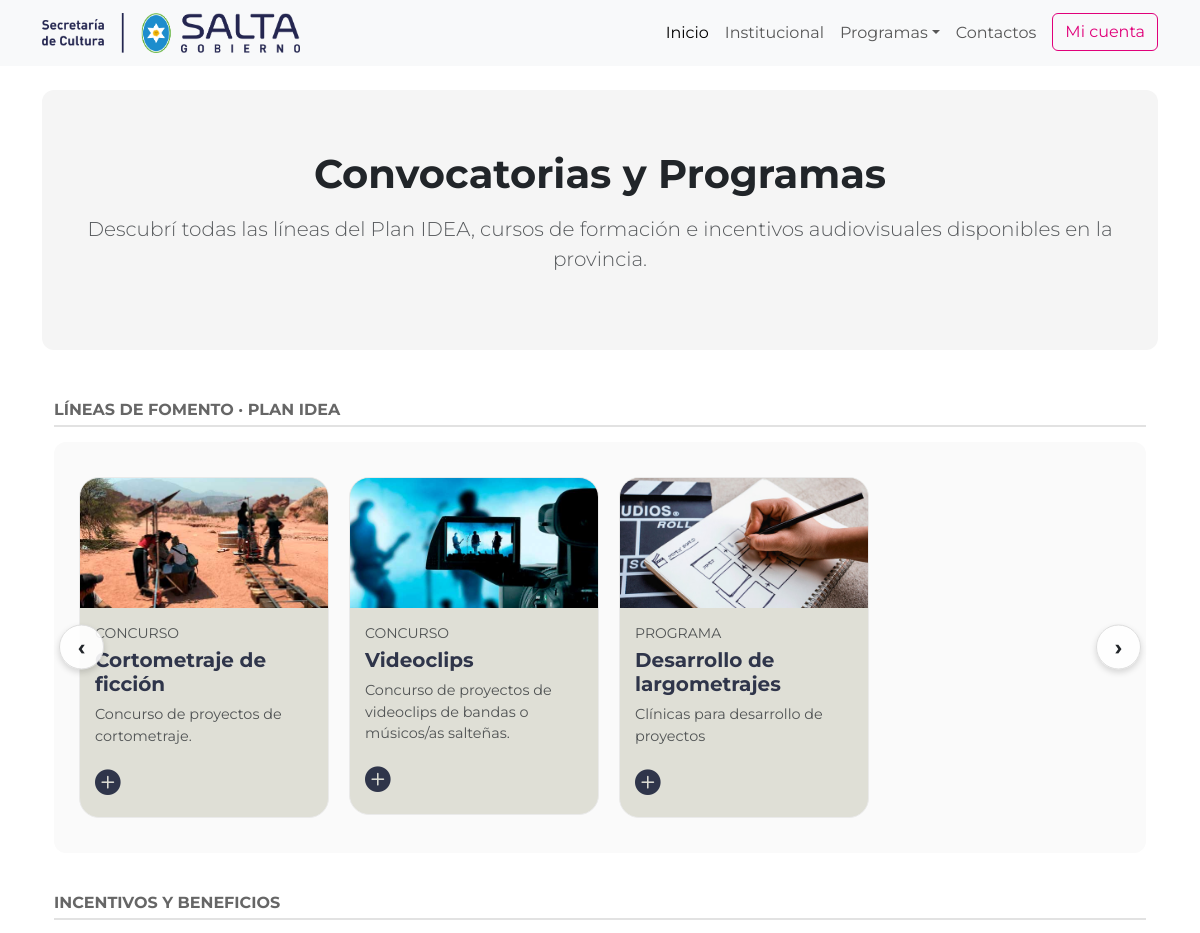
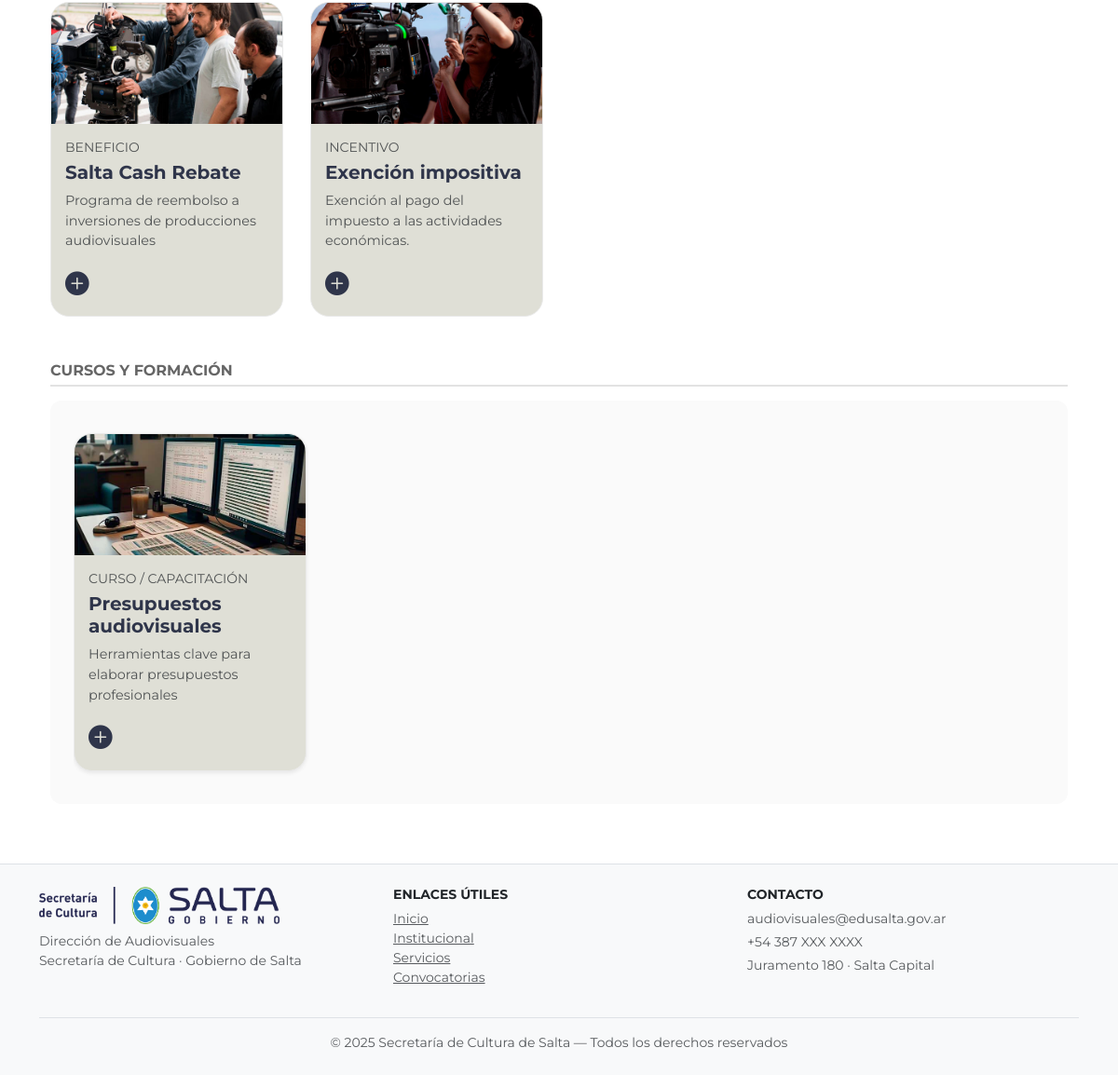
The app's page /convocatorias/ with its own data (2 pictures, top to bottom).
### convocatorias/models.py (models this page shows, shortened)
class Convocatoria(models.Model):
    titulo = models.CharField(max_length=200)
    slug = models.SlugField(unique=True, blank=True)
    descripcion_corta = models.TextField(blank=True)
    descripcion_larga = models.TextField(blank=True)
    url_curso = models.URLField(
        "URL del curso asincrónico",
        blank=True,
        null=True,
        help_text="Solo completar si el curso es asincrónico."
    )
    categoria = models.CharField(max_length=20, choices=CATEGORIAS)
    tematica_genero = models.CharField(max_length=200, blank=True)
    linea = models.CharField(max_length=20, choices=LINEAS)
    requisitos = models.TextField(blank=True)
    beneficios = models.TextField(blank=True)
    bases_pdf = models.FileField(
        upload_to="convocatorias/bases/",
        blank=True,
        null=True
    )
    imagen = models.ImageField(
        upload_to="convocatorias/img/",
        blank=True,
        null=True
    )
    fecha_inicio = models.DateField()
    fecha_fin = models.DateField()
    bloque_personas = models.CharField(
        max_length=20,
        choices=BLOQUE_PERSONAS_TITULO,
        default="JURADO"
    )
    jurado1_nombre = models.CharField(max_length=200, blank=True)
    jurado1_foto = models.ImageField(upload_to="convocatorias/jurados/", blank=True, null=True)
    jurado1_bio = models.TextField(blank=True)
    jurado2_nombre = models.CharField(max_length=200, blank=True)
    jurado2_foto = models.ImageField(upload_to="convocatorias/jurados/", blank=True, null=True)
    jurado2_bio = models.TextField(blank=True)
    jurado3_nombre = models.CharField(max_length=200, blank=True)
    jurado3_foto = models.ImageField(upload_to="convocatorias/jurados/", blank=True, null=True)
    jurado3_bio = models.TextField(blank=True)
    orden = models.PositiveIntegerField(default=0)
    url_destino = models.CharField(max_length=300, blank=True)
    class Meta:
        ordering = ["orden", "-fecha_inicio"]

### convocatorias/views.py (the view)
def convocatorias_home(request):
    return render(
        request,
        "convocatorias/convocatoria_home.html",
        {
            "fomento": Convocatoria.objects.filter(linea="fomento").order_by("orden"),
            "formacion": Convocatoria.objects.filter(linea="formacion").order_by("orden"),
            "beneficio": Convocatoria.objects.filter(linea="beneficio").order_by("orden"),
            "incentivo": Convocatoria.objects.filter(linea="incentivo").order_by("orden"),
        },
    )

### convocatorias/templates/convocatorias/convocatoria_home.html (shortened to what this page needs)
{% extends "sitio_publico/base.html" %}
{% load static %}
{% block content %}
<section class="fomento-hero text-center">
  <h1 class="fw-bold mb-3">Convocatorias y Programas</h1>
  <p class="lead text-muted">
    Descubrí todas las líneas del Plan IDEA, cursos de formación e incentivos audiovisuales disponibles en la provincia.
  </p>
</section>
<div class="container">
  <h2 class="seccion-titulo">Líneas de Fomento · PLAN IDEA</h2>
  <div class="carrusel-fondo">
    <div class="carrusel-wrap">
      <div class="flecha izq" onclick="moverCarrusel(this, -1)">‹</div>
      <div class="flecha der" onclick="moverCarrusel(this, 1)">›</div>
      <div class="carrusel">
        {% for c in fomento %}
        <div class="card-area h-100">
          <div class="card-img-top-area">
            {% if c.imagen %}
              <img src="{{ c.imagen.url }}" class="img-area">
            {% else %}
              <img src="{% static 'sitio_publico/img/default.jpg' %}" class="img-area">
            {% endif %}
          </div>
          <div class="card-body">
            <small class="text-muted text-uppercase d-block mb-1">
              {{ c.get_categoria_display }}
            </small>
            <h5 class="mb-2">{{ c.titulo }}</h5>
            <p class="small text-muted">
              {{ c.descripcion_corta|truncatewords:20 }}
            </p>
            <a href="{% url 'convocatorias:convocatoria_detalle' c.slug %}"
               class="card-plus">
              <i class="bi bi-plus-circle-fill"></i>
            </a>
          </div>
        </div>
        {% empty %}
          <p class="text-muted small ps-3">
            No hay convocatorias disponibles.
          </p>
        {% endfor %}
      </div>
    </div>
  </div>
  <h2 class="seccion-titulo">Incentivos y Beneficios</h2>
  <div class="row g-4 mb-5">
    {% for c in beneficio %}
    <div class="col-sm-12 col-md-6 col-lg-3">
      <div class="card-area h-100">
        <div class="card-img-top-area">
          {% if c.imagen %}
            <img src="{{ c.imagen.url }}" class="img-area">
          {% else %}
            <img src="{% static 'sitio_publico/img/default.jpg' %}" class="img-area">
          {% endif %}
        </div>
        <div class="card-body">
          <small class="text-muted text-uppercase d-block mb-1">
            {{ c.get_categoria_display }}
          </small>
          <h5 class="mb-2">{{ c.titulo }}</h5>
          <p class="small text-muted">
            {{ c.descripcion_corta|truncatewords:20 }}
          </p>
          <a href="{% url 'convocatorias:convocatoria_detalle' c.slug %}"
             class="card-plus">
            <i class="bi bi-plus-circle-fill"></i>
          </a>
        </div>
      </div>
    </div>
    {% endfor %}
    {% for c in incentivo %}
    <div class="col-sm-12 col-md-6 col-lg-3">
      <div class="card-area h-100">
        <div class="card-img-top-area">
          {% if c.imagen %}
            <img src="{{ c.imagen.url }}" class="img-area">
          {% else %}
            <img src="{% static 'sitio_publico/img/default.jpg' %}" class="img-area">
          {% endif %}
        </div>
        <div class="card-body">
          <small class="text-muted text-uppercase d-block mb-1">
            {{ c.get_categoria_display }}
          </small>
          <h5 class="mb-2">{{ c.titulo }}</h5>
          <p class="small text-muted">
            {{ c.descripcion_corta|truncatewords:20 }}
          </p>
          <a href="{% url 'convocatorias:convocatoria_detalle' c.slug %}"
             class="card-plus">
            <i class="bi bi-plus-circle-fill"></i>
          </a>
        </div>
      </div>
    </div>
    {% endfor %}
  </div>
  <h2 class="seccion-titulo">Cursos y Formación</h2>
  <div class="carrusel-fondo">
    <div class="carrusel-wrap">
      <div class="carrusel">
        {% for c in formacion %}
        <div class="card card-area shadow-sm h-100">
          <div class="card-img-top-area">
            {% if c.imagen %}
              <img src="{{ c.imagen.url }}" class="img-area">
            {% else %}
              <img src="{% static 'sitio_publico/img/default.jpg' %}" class="img-area">
            {% endif %}
          </div>
          <div class="card-body">
            <small class="text-muted text-uppercase d-block mb-1">
              {{ c.get_categoria_display }}
            </small>
            <h5 class="mb-2">{{ c.titulo }}</h5>
            <p class="small text-muted">
              {{ c.descripcion_corta|truncatewords:20 }}
            </p>
            <a href="{% url 'convocatorias:convocatoria_detalle' c.slug %}"
               class="card-plus">
              <i class="bi bi-plus-circle-fill"></i>
            </a>
          </div>
        </div>
        {% empty %}
          <p class="text-muted small ps-3">
            No hay cursos disponibles.
          </p>
        {% endfor %}
      </div>
    </div>
  </div>
</div>
{% endblock %}

### sitio_publico/static/sitio_publico/css/main.css (style rules this page uses)
html, body { font-family: 'Montserrat', sans-serif !important; }
.card-area { width: 250px; border-radius: 20px; overflow: hidden; border: 1px solid #eaeaea; background: #DFDFD6; transition: 0.25s ease; }
.card-body { padding: 15px !important; }
.card-img-top-area { height: 130px; overflow: hidden; }
.img-area { width: 100%; height: 100%; object-fit: cover; transition: transform 0.4s ease; }
.card-area h5 { font-weight: 700; color: #2f354a; }
.card-area p { font-size: 0.9rem; }
.card-plus i { font-size: 1.6rem; color: #2f354a; transition: 0.25s; }

### sitio_publico/static/sitio_publico/css/fomento.css (style rules this page uses)
.fomento-hero { background: #f5f5f5; border-radius: 12px; padding: 60px 35px; margin-bottom: 50px; }
.seccion-titulo { font-size: 1rem; font-weight: 700; text-transform: uppercase; color: #666; margin: 40px 0 15px 0; padding-bottom: 6px; border-bottom: 2px solid #e2e2e2; }
.carrusel-fondo { background: #fafafa; border-radius: 12px; padding: 25px; margin-bottom: 40px; }
.carrusel-wrap { position: relative; }
.carrusel { display: flex; gap: 20px; overflow-x: auto; padding: 10px 0; scroll-snap-type: x mandatory; scroll-behavior: smooth; scrollbar-width: none; }
.carrusel .card-area { flex: 0 0 auto; scroll-snap-align: start; }
.flecha { position: absolute; top: 50%; transform: translateY(-50%); width: 45px; height: 45px; background: rgba(255, 255, 255, 0.9); border-radius: 50%; border: 1px solid #ddd; box-shadow: 0 3px 6px rgba(0, 0, 0, 0.15); display: flex; align-items: center; justify-content: center; cursor: pointer; z-index: 5; font-size: 22px; font-weight: bold; user-select: none; transition: 0.2s; }
.flecha.izq { left: -20px; }
.flecha.der { right: -20px; }

### records on screen
Convocatoria: imagen (picture), categoria "CONCURSO", titulo "Cortometraje de ficción", descripcion_corta "Concurso de proyectos de cortometraje."
Convocatoria: imagen (picture), categoria "CONCURSO", titulo "Videoclips", descripcion_corta "Concurso de proyectos de videoclips de bandas o músicos/as salteñas."
Convocatoria: imagen (picture), categoria "PROGRAMA", titulo "Desarrollo de largometrajes", descripcion_corta "Clínicas para desarrollo de proyectos"
Convocatoria: imagen (picture), categoria "BENEFICIO", titulo "Salta Cash Rebate", descripcion_corta "Programa de reembolso a inversiones de producciones audiovisuales"
Convocatoria: imagen (picture), categoria "INCENTIVO", titulo "Exención impositiva", descripcion_corta "Exención al pago del impuesto a las actividades económicas."
Convocatoria: imagen (picture), categoria "CURSO / CAPACITACIÓN", titulo "Presupuestos audiovisuales", descripcion_corta "Herramientas clave para elaborar presupuestos profesionales"
